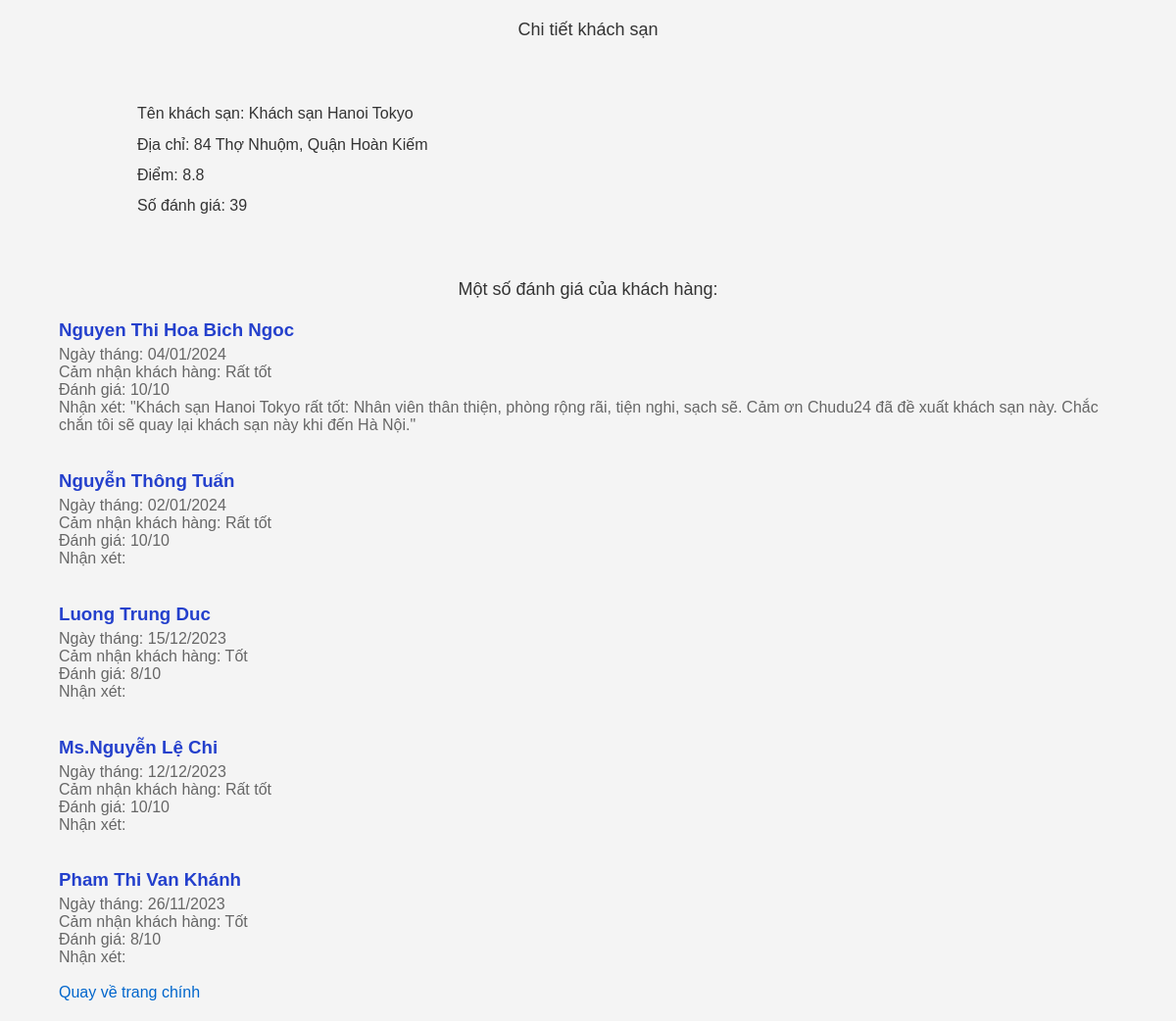
The page /details/1 on the database its author committed.
### tables this page shows
CREATE TABLE hotels (
                id INTEGER PRIMARY KEY,
                ten_ks TEXT,
                so_sao TEXT,
                danh_gia TEXT,
                dia_chi TEXT
            );

CREATE TABLE binh_luan (
                id INTEGER PRIMARY KEY,
                hotel_id INTEGER,
                ho_ten TEXT,
                ngay_thang TEXT,
                cam_nhan_kh TEXT,
                nhan_xet TEXT,
                so_sao_dg TEXT,
                FOREIGN KEY(hotel_id) REFERENCES hotels(id)
            );

### web.py (the view)
@app.route("/details/<int:id>", methods = ["GET"])
def details(id):
    conn = sqlite3.connect(dbname)
    cursor = conn.cursor()
    cursor.execute(f'select * from hotels where id = {id}')
    detail = cursor.fetchone()
    cursor.execute(f'select * from binh_luan where hotel_id = {id}')
    comments = cursor.fetchall()
    conn.close()
    return render_template("detail.html", detail = detail, comments = comments)

### templates/detail.html (shortened to what this page needs)
<!DOCTYPE html>
<html lang="en">
<head>
    <link rel="stylesheet" href="/static/style.css">
</head>
<body>
    <h1>Chi tiết khách sạn</h1>
    <br><br>
    <div class="detail">
        <h2>Tên khách sạn: {{detail[1]}}</h2>
        <h2>Địa chỉ: {{detail[4]}}</h2>
        <h2>Điểm: {{detail[2]}}</h2>
        <h2>Số đánh giá: {{detail[3]}}</h2>
    </div>
    <br><br>
    <h1>Một số đánh giá của khách hàng:</h1>
    <div class="comment">
        {% for comment in comments %}
            <h3>{{comment[2]}}</h3>
            <p>Ngày tháng: {{comment[3]}}</p>
            <p>Cảm nhận khách hàng: {{comment[4]}}</p>
            <p>Đánh giá: {{comment[6]}}</p>
            <p>Nhận xét: {{comment[5]}}</p>
            <br>
        {%endfor%}
    </div>
    <a href="{{url_for('index')}}"">Quay về trang chính</a>
</body>
</html>

### static/style.css (style rules this page uses)
body { font-family: Arial, sans-serif; background-color: #f4f4f4; margin: 20px 5vw ; padding: 0; }
h1, h2 { color: #333; }
a { color: #0066cc; text-decoration: none; }
.comment { margin-top: 20px; }
.comment h3 { color:#2440cc; font-weight: 700; margin-bottom: 5px; }
.comment p { margin: 0; color: #666; }
h1 { text-align: center; font-size: large; font-weight: 400; }
h2 { border: none; outline: none; font-size: medium; font-weight: 300; }
.detail { margin: 0 5vw ; padding: 5px 20px; }

### rows shown on the page
hotels: ten_ks "Khách sạn Hanoi Tokyo", dia_chi "84 Thợ Nhuộm, Quận Hoàn Kiếm", so_sao "8.8", danh_gia "39"
binh_luan: ho_ten "Nguyen Thi Hoa Bich Ngoc", ngay_thang "04/01/2024", cam_nhan_kh "Rất tốt", so_sao_dg "10/10", nhan_xet "\"Khách sạn Hanoi Tokyo rất tốt: Nhân viên thân thiện, phòng rộng rãi, tiện nghi, sạch sẽ. Cảm ơn Chudu24 đã đề xuất khách sạn này. Chắc chắn tôi sẽ quay lại khách sạn này khi đến Hà Nội.\""
binh_luan: ho_ten "Nguyễn Thông Tuấn", ngay_thang "02/01/2024", cam_nhan_kh "Rất tốt", so_sao_dg "10/10"
binh_luan: ho_ten "Luong Trung Duc", ngay_thang "15/12/2023", cam_nhan_kh "Tốt", so_sao_dg "8/10"
binh_luan: ho_ten "Ms.Nguyễn Lệ Chi", ngay_thang "12/12/2023", cam_nhan_kh "Rất tốt", so_sao_dg "10/10"
binh_luan: ho_ten "Pham Thi Van Khánh", ngay_thang "26/11/2023", cam_nhan_kh "Tốt", so_sao_dg "8/10"
